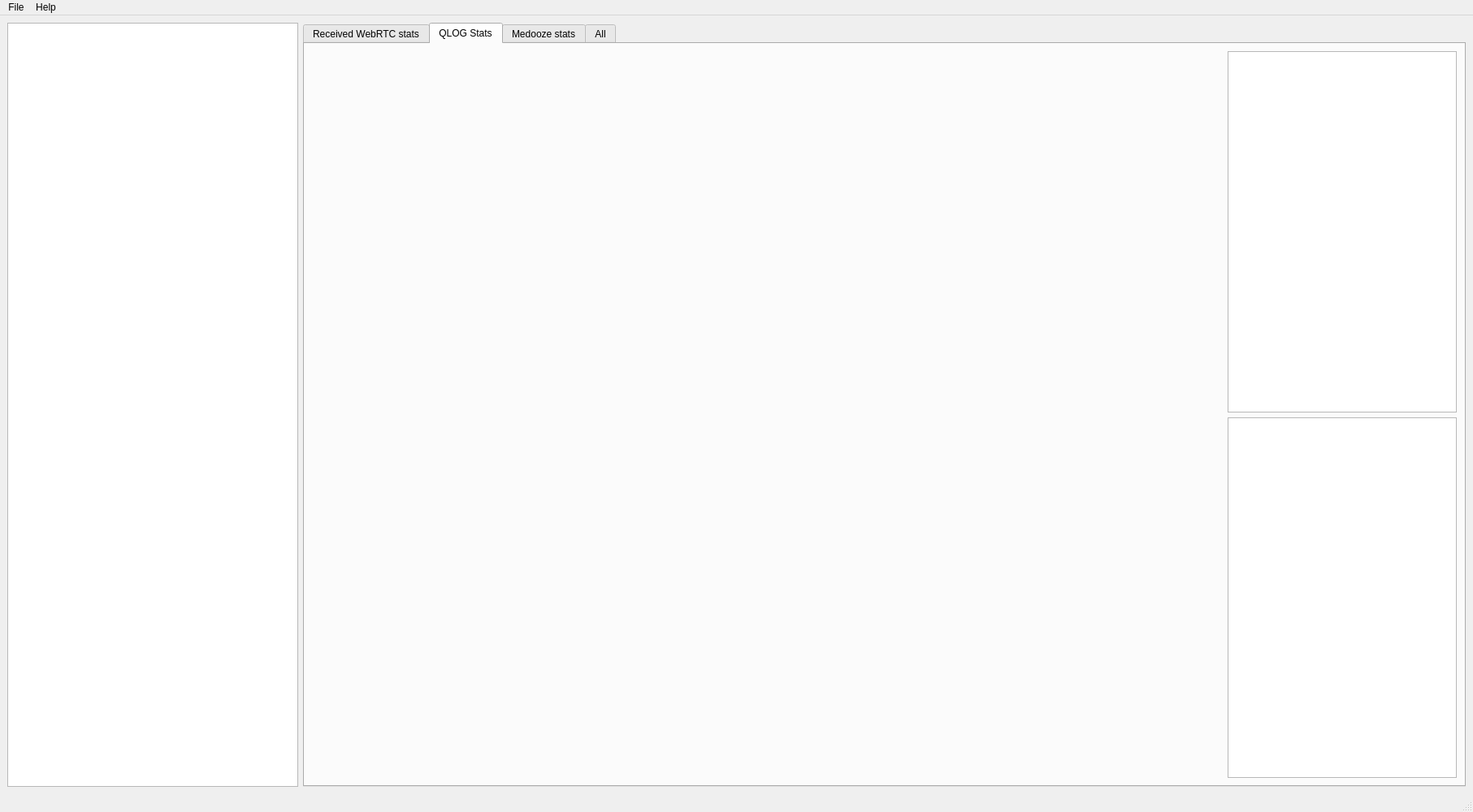
<?xml version="1.0" encoding="UTF-8"?>
<ui version="4.0">
 <class>MainWindow</class>
 <widget class="QMainWindow" name="MainWindow">
  <property name="geometry">
   <rect>
    <x>0</x>
    <y>0</y>
    <width>1813</width>
    <height>1000</height>
   </rect>
  </property>
  <property name="windowTitle">
   <string>MainWindow</string>
  </property>
  <widget class="QWidget" name="centralwidget">
   <layout class="QHBoxLayout" name="horizontalLayout_2">
    <item>
     <layout class="QHBoxLayout" name="horizontalLayout" stretch="1,4">
      <item>
       <widget class="QTreeWidget" name="exp_menu">
        <property name="horizontalScrollBarPolicy">
         <enum>Qt::ScrollBarAsNeeded</enum>
        </property>
        <property name="sizeAdjustPolicy">
         <enum>QAbstractScrollArea::AdjustIgnored</enum>
        </property>
        <property name="horizontalScrollMode">
         <enum>QAbstractItemView::ScrollPerPixel</enum>
        </property>
        <attribute name="headerVisible">
         <bool>false</bool>
        </attribute>
        <attribute name="headerCascadingSectionResizes">
         <bool>true</bool>
        </attribute>
        <attribute name="headerStretchLastSection">
         <bool>false</bool>
        </attribute>
        <column>
         <property name="text">
          <string notr="true">1</string>
         </property>
        </column>
       </widget>
      </item>
      <item>
       <widget class="QTabWidget" name="tabWidget">
        <property name="currentIndex">
         <number>1</number>
        </property>
        <widget class="QWidget" name="recv_tab">
         <attribute name="title">
          <string>Received WebRTC stats</string>
         </attribute>
         <layout class="QHBoxLayout" name="horizontalLayout_3" stretch="4,1">
          <item>
           <layout class="QVBoxLayout" name="recv_chart_layout"/>
          </item>
          <item>
           <layout class="QVBoxLayout" name="verticalLayout_2" stretch="1,1">
            <item>
             <widget class="QListWidget" name="legend_recv"/>
            </item>
            <item>
             <widget class="QTreeWidget" name="received_info">
              <property name="columnCount">
               <number>2</number>
              </property>
              <attribute name="headerVisible">
               <bool>false</bool>
              </attribute>
              <column>
               <property name="text">
                <string notr="true">1</string>
               </property>
              </column>
              <column>
               <property name="text">
                <string notr="true">2</string>
               </property>
              </column>
             </widget>
            </item>
           </layout>
          </item>
         </layout>
        </widget>
        <widget class="QWidget" name="qlog_tab">
         <attribute name="title">
          <string>QLOG Stats</string>
         </attribute>
         <layout class="QHBoxLayout" name="horizontalLayout_5" stretch="4,1">
          <item>
           <layout class="QVBoxLayout" name="qlog_chart_layout"/>
          </item>
          <item>
           <layout class="QVBoxLayout" name="verticalLayout" stretch="1,1">
            <item>
             <widget class="QListWidget" name="legend_qlog"/>
            </item>
            <item>
             <widget class="QTreeWidget" name="qlog_info">
              <property name="headerHidden">
               <bool>true</bool>
              </property>
              <property name="columnCount">
               <number>2</number>
              </property>
              <attribute name="headerVisible">
               <bool>false</bool>
              </attribute>
              <attribute name="headerCascadingSectionResizes">
               <bool>true</bool>
              </attribute>
              <attribute name="headerStretchLastSection">
               <bool>false</bool>
              </attribute>
              <column>
               <property name="text">
                <string notr="true">1</string>
               </property>
              </column>
              <column>
               <property name="text">
                <string notr="true">2</string>
               </property>
              </column>
             </widget>
            </item>
           </layout>
          </item>
         </layout>
        </widget>
        <widget class="QWidget" name="medooze_tab">
         <attribute name="title">
          <string>Medooze stats</string>
         </attribute>
         <layout class="QHBoxLayout" name="horizontalLayout_4" stretch="4,1">
          <item>
           <layout class="QVBoxLayout" name="medooze_chart_layout"/>
          </item>
          <item>
           <layout class="QVBoxLayout" name="verticalLayout_3" stretch="1,1">
            <item>
             <widget class="QListWidget" name="legend_medooze"/>
            </item>
            <item>
             <widget class="QTreeWidget" name="medooze_info">
              <property name="columnCount">
               <number>2</number>
              </property>
              <attribute name="headerVisible">
               <bool>false</bool>
              </attribute>
              <column>
               <property name="text">
                <string notr="true">1</string>
               </property>
              </column>
              <column>
               <property name="text">
                <string notr="true">2</string>
               </property>
              </column>
             </widget>
            </item>
           </layout>
          </item>
         </layout>
        </widget>
        <widget class="QWidget" name="all_tab">
         <attribute name="title">
          <string>All</string>
         </attribute>
         <layout class="QVBoxLayout" name="verticalLayout_5"/>
        </widget>
       </widget>
      </item>
     </layout>
    </item>
   </layout>
  </widget>
  <widget class="QMenuBar" name="menubar">
   <property name="geometry">
    <rect>
     <x>0</x>
     <y>0</y>
     <width>1813</width>
     <height>20</height>
    </rect>
   </property>
   <widget class="QMenu" name="menuQuic_Tunnel_stats_viewer">
    <property name="title">
     <string>File</string>
    </property>
   </widget>
   <widget class="QMenu" name="menuHelp">
    <property name="title">
     <string>Help</string>
    </property>
   </widget>
   <addaction name="menuQuic_Tunnel_stats_viewer"/>
   <addaction name="menuHelp"/>
  </widget>
  <widget class="QStatusBar" name="statusbar"/>
 </widget>
 <resources/>
 <connections/>
</ui>
